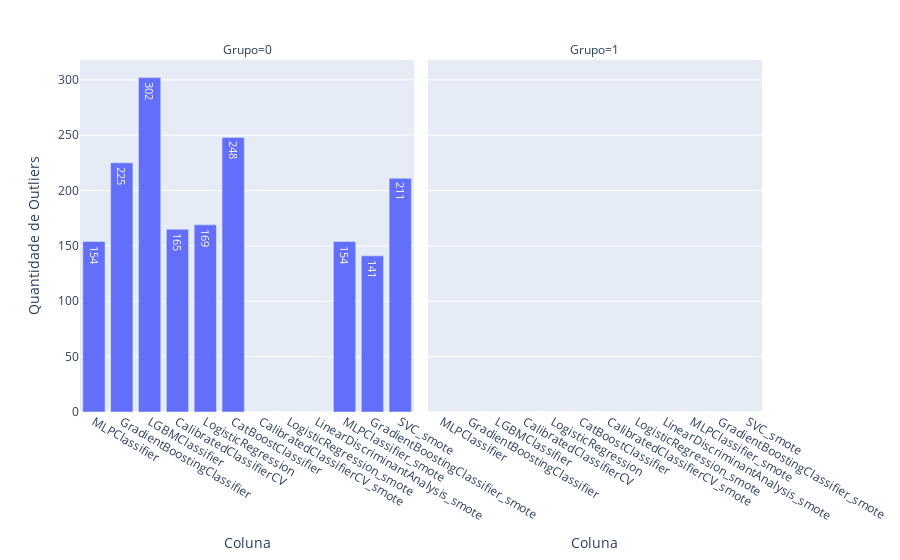

The cell this chart's notebook holds for it:
### Code cell
outliers_df = pd.DataFrame(columns=['Coluna', 'Grupo', 'Quantidade de Outliers'])

for y_value, group in previsoes.groupby('y'):
    for coluna in group.columns:
        if coluna != 'y':
            Q1 = group[coluna].quantile(0.25)
            Q3 = group[coluna].quantile(0.75)
            IQR = Q3 - Q1

            limite_inferior = Q1 - 1.5 * IQR
            limite_superior = Q3 + 1.5 * IQR

            outliers_count = group[(group[coluna] < limite_inferior) | (group[coluna] > limite_superior)].shape[0]

            outliers_df.loc[len(outliers_df)] = [coluna, y_value, outliers_count]

#display(outliers_df)

px.bar(outliers_df, 
       x='Coluna', 
       y='Quantidade de Outliers', 
       facet_col='Grupo', 
       text='Quantidade de Outliers')

### Figure 1 — Plotly figure (JSON) as saved in the notebook; plotly's stock layout.template omitted (floating-point values rounded to 4 significant figures)
{"data": [{"alignmentgroup": "True", "hovertemplate": "Grupo=0<br>Coluna=%{x}<br>Quantidade de Outliers=%{text}<extra></extra>", "legendgroup": "", "marker": {"color": "#636efa", "pattern": {"shape": ""}}, "name": "", "offsetgroup": "", "orientation": "v", "showlegend": false, "text": [154, 225, 302, 165, 169, 248, 0, 0, 0, 154, 141, 211], "textposition": "auto", "type": "bar", "x": ["MLPClassifier", "GradientBoostingClassifier", "LGBMClassifier", "CalibratedClassifierCV", "LogisticRegression", "CatBoostClassifier", "CalibratedClassifierCV_smote", "LogisticRegression_smote", "LinearDiscriminantAnalysis_smote", "MLPClassifier_smote", "GradientBoostingClassifier_smote", "SVC_smote"], "xaxis": "x", "y": [154, 225, 302, 165, 169, 248, 0, 0, 0, 154, 141, 211], "yaxis": "y"}, {"alignmentgroup": "True", "hovertemplate": "Grupo=1<br>Coluna=%{x}<br>Quantidade de Outliers=%{text}<extra></extra>", "legendgroup": "", "marker": {"color": "#636efa", "pattern": {"shape": ""}}, "name": "", "offsetgroup": "", "orientation": "v", "showlegend": false, "text": [0, 0, 0, 0, 0, 0, 0, 0, 0, 0, 0, 0], "textposition": "auto", "type": "bar", "x": ["MLPClassifier", "GradientBoostingClassifier", "LGBMClassifier", "CalibratedClassifierCV", "LogisticRegression", "CatBoostClassifier", "CalibratedClassifierCV_smote", "LogisticRegression_smote", "LinearDiscriminantAnalysis_smote", "MLPClassifier_smote", "GradientBoostingClassifier_smote", "SVC_smote"], "xaxis": "x2", "y": [0, 0, 0, 0, 0, 0, 0, 0, 0, 0, 0, 0], "yaxis": "y2"}], "layout": {"annotations": [{"font": {}, "showarrow": false, "text": "Grupo=0", "x": 0.245, "xanchor": "center", "xref": "paper", "y": 1, "yanchor": "bottom", "yref": "paper"}, {"font": {}, "showarrow": false, "text": "Grupo=1", "x": 0.755, "xanchor": "center", "xref": "paper", "y": 1, "yanchor": "bottom", "yref": "paper"}], "barmode": "relative", "legend": {"tracegroupgap": 0}, "margin": {"t": 60}, "xaxis": {"anchor": "y", "domain": [0, 0.49], "title": {"text": "Coluna"}}, "xaxis2": {"anchor": "y2", "domain": [0.51, 1], "matches": "x", "title": {"text": "Coluna"}}, "yaxis": {"anchor": "x", "domain": [0, 1], "title": {"text": "Quantidade de Outliers"}}, "yaxis2": {"anchor": "x2", "domain": [0, 1], "matches": "y", "showticklabels": false}}}
